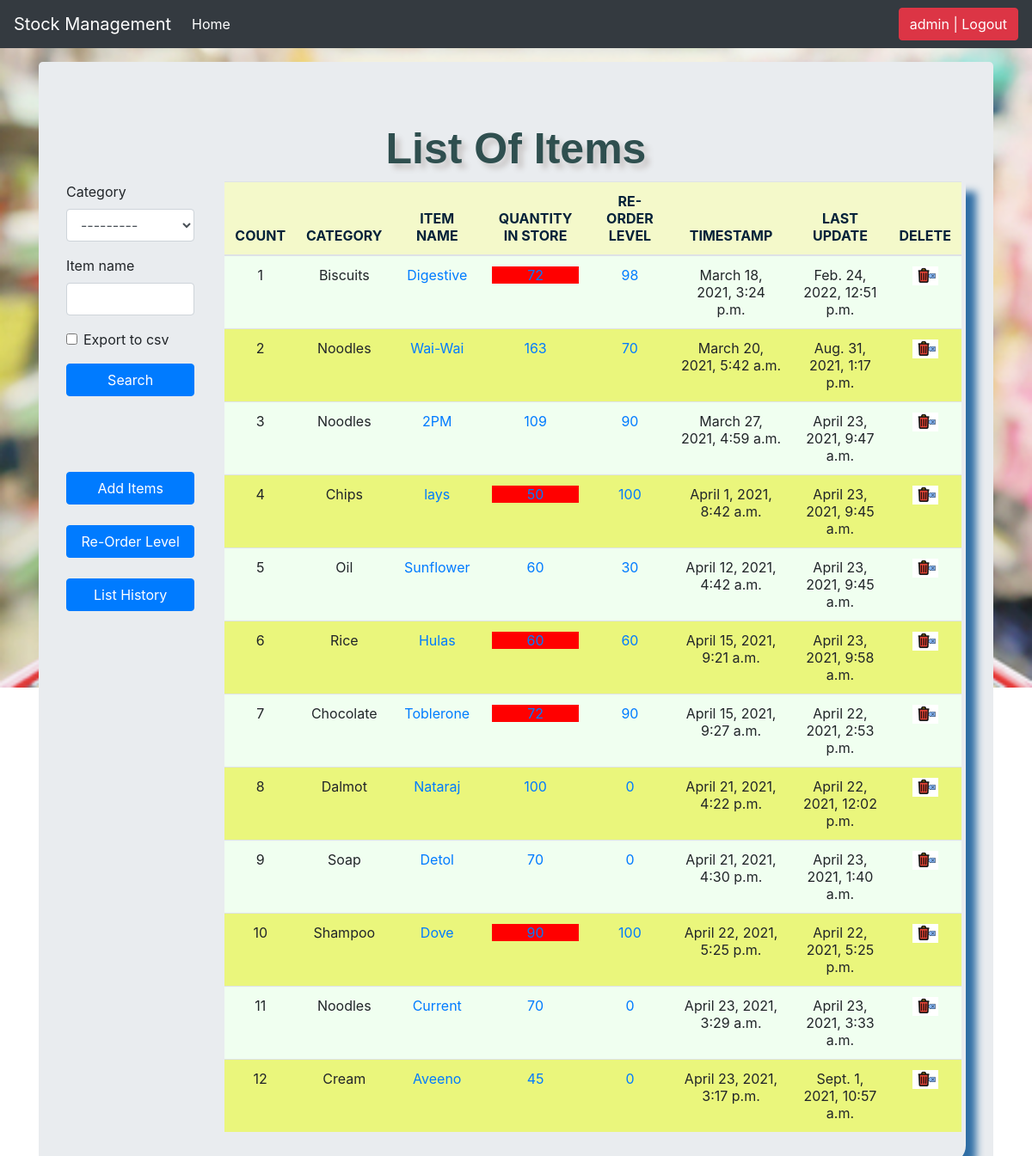
The page /list_items (signed in) on the database its author committed.
### stockmanagement/models.py (models this page shows, shortened)
class Stock(models.Model):
	category = models.ForeignKey(Category, on_delete=models.CASCADE, blank=True)
	item_name = models.CharField(max_length=50, blank=True, null=True)
	quantity = models.IntegerField(default='0', blank=False, null=True)
	receive_quantity = models.IntegerField(default='0', blank=True, null=True)
	receive_by = models.CharField(max_length=50, blank=True, null=True)
	issue_quantity = models.IntegerField(default='0', blank=True, null=True)
	issue_by = models.CharField(max_length=50, blank=True, null=True)
	issue_to = models.CharField(max_length=50, blank=True, null=True)
	phone_number = models.CharField(max_length=50, blank=True, null=True)
	created_by = models.CharField(max_length=50, blank=True, null=True)
	reorder_level = models.IntegerField(default='0', blank=True, null=True)
	last_updated = models.DateTimeField(auto_now_add=False, auto_now=True)
	timestamp = models.DateTimeField(auto_now_add=True, auto_now=False)

class Category(models.Model):
	name = models.CharField(max_length=50, blank=True, null=True)
	def __str__(self):
		return self.name

### stockmanagement/views.py (the view, shortened to what this page needs)
# urls.py: path('list_items', views.list_items, name='list_items'),
@login_required
def list_items(request):
	header = 'List Of Items'
	form = StockSearchForm(request.POST or None)
	queryset = Stock.objects.all()
	context = {
		"header": header,
		"queryset": queryset,
		"form": form,
	}
	form = StockSearchForm(request.POST or None)
	return render(request, "list_items.html", context)

### stockmanagement/forms.py
class StockSearchForm(forms.ModelForm):
    export_to_CSV = forms.BooleanField(required=False)
    class Meta:
        model = Stock
        fields = ['category', 'item_name']

### stockmanagement/templates/list_items.html (shortened to what this page needs)
{% load static %}
{% load crispy_forms_tags %}
<html lang="en">
  <head>
<link href="{% static 'css/stylesheet.css' %}" rel="stylesheet">
<link href="{% static 'css/bootstrap.min.css' %}" rel="stylesheet">
    <link href="{% static 'css/navbar-top-fixed.css' %}" rel="stylesheet">
  </head>
  <body>
    {% include 'navbar.html' %}
    <main role="main" class="container">
        <div class="jumbotron">
            <div class="header">{{header}}</div>
            <div class="row">
                <div class="col-sm-2">
                    <form method='POST' action=''>{% csrf_token %}
                        {{form|crispy}}
                        <input class="btn btn-primary mybutton" type="submit" value='Search'/>
                    </form>
                    <br><br>
                    <br>
                    <a href="/add_items">
                        <div class="btn btn-primary mybutton">Add Items</div>
                    </a><br><br>
                    <a href="/re_level">
                        <div class="btn btn-primary mybutton">Re-Order Level</div>
                    </a><br><br>
                    <a href="/list_history">
                        <div class="btn btn-primary mybutton">List History</div>
                    </a><br>
                </div>
                <br>
                <div class="col-sm-10">
                    <div class="display_table">
                        <table class='table'>
                            <thead>
                            <tr>
                                <th>COUNT</th>
                                <th>CATEGORY</th>
                                <th>ITEM NAME</th>
                                <th>QUANTITY IN STORE</th>
                                <th>RE-ORDER LEVEL</th>
                                <th>TIMESTAMP</th>
                                <th>LAST UPDATE</th>
                                <th>DELETE</th>
                            </tr>
                            </thead>
                            {% for instance in queryset %}
                            <tr>
                                <td>{{forloop.counter}}</td>
                                <td>{{instance.category}}</td>
                                <td><a href="{% url 'update_items' instance.id %}">{{instance.item_name}}</a></td>
                                <td>
                                    {% if instance.quantity <= instance.reorder_level %}
                                    <div style="background-color: red;">
                                        <a href="{% url 'stock_detail' instance.id %}">{{instance.quantity}}</a>
                                    </div>
                                    {% else %}
                                    <a href="{% url 'stock_detail' instance.id %}">{{instance.quantity}}</a>
                                    {% endif %}
                                </td>
                                <td><a href="{% url 'reorder_level' instance.id %}">{{instance.reorder_level}}</a></td>
                                <td>{{instance.timestamp}}</td>
                                <td>{{instance.last_updated}}</td>
                                <td><a href="{% url 'delete_items' instance.id %}"><img
                                        src="{% static 'img/del.png' %}"></a></td>
                            </tr>
                            {% endfor %}
                        </table>
                    </div>
                </div>
            </div>
        </div>
    </main>
      </body>
</html>

### stockmanagement/templates/navbar.html (shortened to what this page needs)
{% load static %}
<nav class="navbar navbar-expand-md navbar-dark fixed-top bg-dark">
    <a class="navbar-brand" href="/">Stock Management</a>
    <div class="collapse navbar-collapse" id="navbarCollapse">
      <ul class="navbar-nav mr-auto">
        <li class="nav-item active">
          <a class="nav-link" href="/">Home <span class="sr-only">(current)</span></a>
        </li>
      </ul>
     <ul class="navbar-nav">
        {% if request.user.is_authenticated %}
        <li><a href="/accounts/logout"><button class="btn btn-danger">{{ user }} | Logout</button></a></li>
        {% else %}
        <li><a href="/accounts/login"><button class="btn btn-danger">{{ user }} | Login</button></a></li>
        {% endif %}
    </ul>
    </div>
  </nav>

### stockmanagement/static/css/stylesheet.css (style rules this page uses)
body { background-color: #b7e465; }
.table { font-size: 16px; text-align: center; width: 100%; margin: auto; }
.mybutton { width: 100%; }
.table tr:nth-child(odd) { background: #F0FFF0 }
.table tr:nth-child(even) { background: #EAF67C }
th { background-color: #F4F9CA; color:rgb(4,34,57) }
.display_table { border-bottom-right-radius: 20px; padding-left: 5px; padding-right: 5px; padding-bottom: 20px; box-shadow: 12px 12px 10px #2e6da4; }
.header { font-family: helvetica; color: #2F4F4F; font-size: 50px; text-align: center; width: 100%; text-shadow: 6px 6px 6px #c9c6c6; display: block; font-weight: bolder; }

### stockmanagement/static/css/navbar-top-fixed.css (style rules this page uses)
body { min-height: 85rem; padding-top: 4.5rem; }

### rows shown on the page
Stock: category "Biscuits", item_name "Digestive", quantity "72", reorder_level "98", timestamp "March 18, 2021, 3:24 p.m.", last_updated "Feb. 24, 2022, 12:51 p.m."
Stock: category "Noodles", item_name "Wai-Wai", quantity "163", reorder_level "70", timestamp "March 20, 2021, 5:42 a.m.", last_updated "Aug. 31, 2021, 1:17 p.m."
Stock: category "Noodles", item_name "2PM", quantity "109", reorder_level "90", timestamp "March 27, 2021, 4:59 a.m.", last_updated "April 23, 2021, 9:47 a.m."
Stock: category "Chips", item_name "lays", quantity "50", reorder_level "100", timestamp "April 1, 2021, 8:42 a.m.", last_updated "April 23, 2021, 9:45 a.m."
Stock: category "Oil", item_name "Sunflower", quantity "60", reorder_level "30", timestamp "April 12, 2021, 4:42 a.m.", last_updated "April 23, 2021, 9:45 a.m."
Stock: category "Rice", item_name "Hulas", quantity "60", reorder_level "60", timestamp "April 15, 2021, 9:21 a.m.", last_updated "April 23, 2021, 9:58 a.m."
Stock: category "Chocolate", item_name "Toblerone", quantity "72", reorder_level "90", timestamp "April 15, 2021, 9:27 a.m.", last_updated "April 22, 2021, 2:53 p.m."
Stock: category "Dalmot", item_name "Nataraj", quantity "100", reorder_level "0", timestamp "April 21, 2021, 4:22 p.m.", last_updated "April 22, 2021, 12:02 p.m."
Stock: category "Soap", item_name "Detol", quantity "70", reorder_level "0", timestamp "April 21, 2021, 4:30 p.m.", last_updated "April 23, 2021, 1:40 a.m."
Stock: category "Shampoo", item_name "Dove", quantity "90", reorder_level "100", timestamp "April 22, 2021, 5:25 p.m.", last_updated "April 22, 2021, 5:25 p.m."
Stock: category "Noodles", item_name "Current", quantity "70", reorder_level "0", timestamp "April 23, 2021, 3:29 a.m.", last_updated "April 23, 2021, 3:33 a.m."
Stock: category "Cream", item_name "Aveeno", quantity "45", reorder_level "0", timestamp "April 23, 2021, 3:17 p.m.", last_updated "Sept. 1, 2021, 10:57 a.m."

### other values the page prints
{{ user }} "admin"
{{ header }} "List Of Items"
